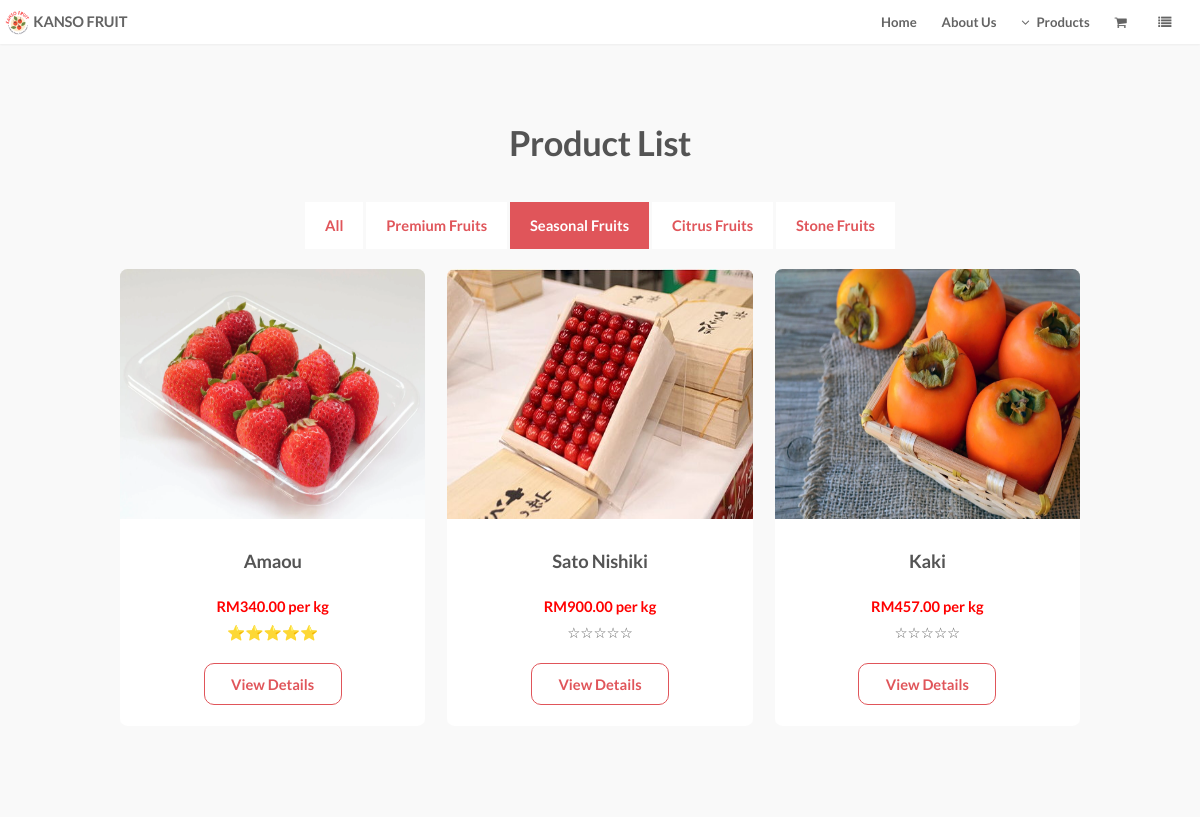
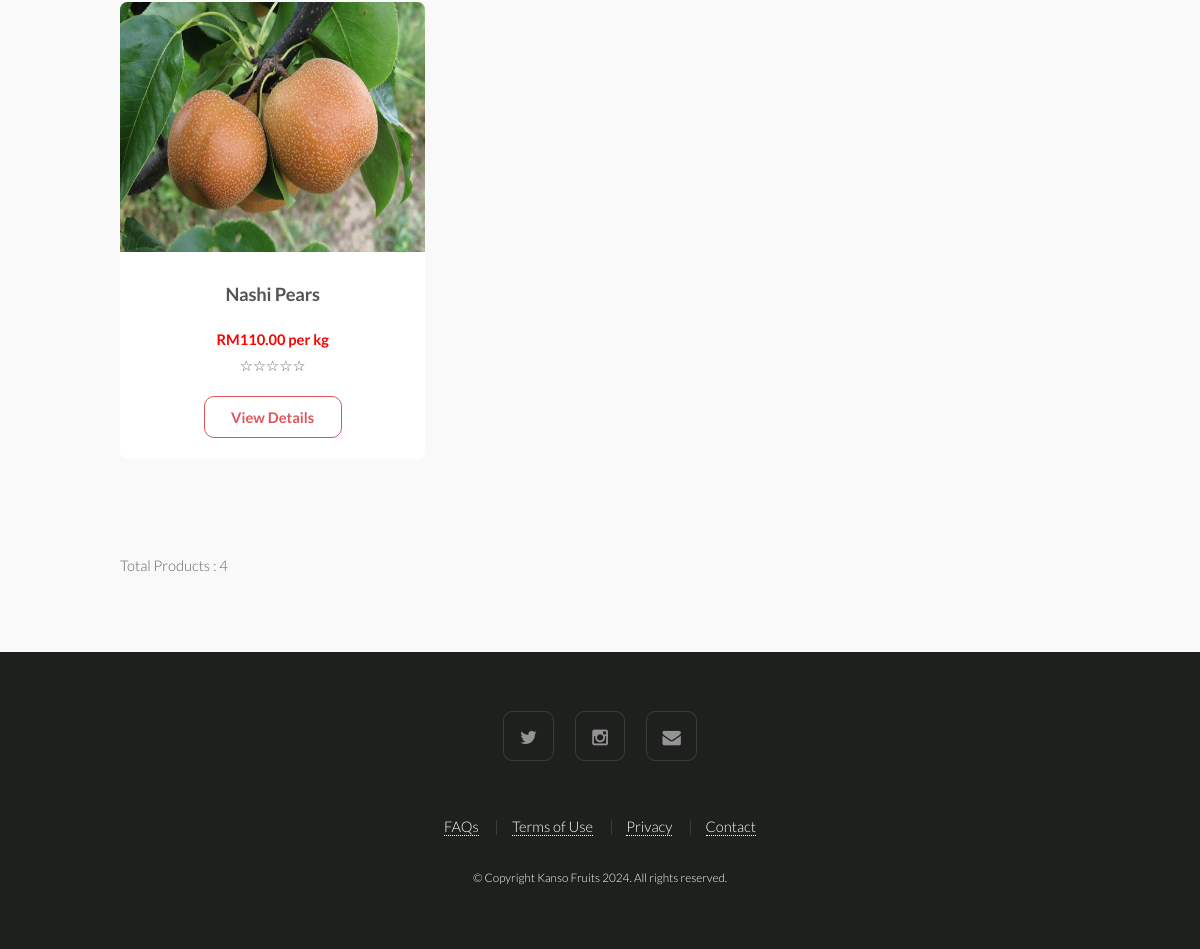
Page /customer_view_product_list2.php (signed in) on the committed database (2 pictures, top to bottom).
### tables this page shows
CREATE TABLE `producttbl` (
  `product_id` int(11) NOT NULL,
  `product_name` varchar(200) NOT NULL,
  `product_description` text NOT NULL,
  `product_price` decimal(10,2) NOT NULL,
  `product_stock_level` int(5) NOT NULL,
  `product_date_created` date NOT NULL,
  `product_image` varchar(150) NOT NULL,
  `category_id` int(11) NOT NULL
);

### customer_view_product_list2.php (the view, shortened to what this page needs)
<?php
include("config.php");
?>
<!DOCTYPE HTML>
<html>
	<head>
	</head>
	<body>
			<header id="header" class="skel-layers-fixed">
				<div id="logo"><a href="index.html" style="text-decoration:none; outline:none; border:none;"><img src="images/logo.png" title="Kanso Fruits" alt="Kanso Fruits Logo"/></a></div>
				<h1><a href="index.html"> KANSO FRUIT</a></h1>
				<nav id="nav">
					<ul>
						<li><a href="index.php">Home</a></li>
						<li><a href="about_us.php">About Us</a></li>
						<li>
							<a href="" class="icon fa-angle-down">Products</a>
						</li>
						<li><a href="customer_view_cart.php" class="icon fa-shopping-cart"></a></li>
						<li>
							<a href="" class="icon fa-list"></a>
						</li>
					</ul>
				</nav>
			</header>
			<section id="three" class="wrapper style1">
			<div class="container">
					<header class="major">
						<h2>Product List</h2>
					</header>
					<p class="productlink">
						<a href="customer_view_product_list.php">All</a>
						<a href="customer_view_product_list1.php">Premium Fruits</a>
						<span style="background-color:#e0555a; color:#fff; font-weight:bold; padding:15px 20px; cursor:pointer;">Seasonal Fruits</span>
						<a href="customer_view_product_list3.php">Citrus Fruits</a>
						<a href="customer_view_product_list4.php">Stone Fruits</a>
					</p>
					<div class="row">
					<?php
					$get_product_list = mysqli_query($conn,"select * from producttbl,categorytbl WHERE producttbl.category_id = categorytbl.category_id AND categorytbl.category_id='3'");
					$count = mysqli_num_rows($get_product_list);
					while($prod_rec = mysqli_fetch_assoc($get_product_list))
					{
						if ($prod_rec["product_image"] == "None")
							{
								$filename = "product_image/default.png";
							}
							else
							{
								$filename = "product_image/".$prod_rec["product_image"];
							}
						$pid = $prod_rec["product_id"];
						$get_average = mysqli_query ($conn, "select avg(item_rating) as average_rating from itemtbl where product_id =$pid AND item_rating !=0");
						$rec = mysqli_fetch_assoc ($get_average);
						echo "<div class='product1'>";
							echo "<article class='box post'>";
								echo "<img src='".$filename."' class='image fit'>";
								echo "<h3>".$prod_rec['product_name']. "</h3>";
								echo "<p>";
								echo "<span style='color:red; font-weight:bold;'>RM".$prod_rec['product_price']." per kg</span>";
								echo "<br>";
								for ($x = 1; $x <=5 ; $x++)
								{
									if ($x <= number_format($rec["average_rating"],0))
									{
										echo "&#11088;";
									}
									else
									{
										echo "&#9734;";
									}
								}
								echo "<br><br>";
								echo "<a href='customer_view_product_detail.php?view_pk=".$prod_rec['product_id']."'>View Details</a>";
								echo "</p>";
							echo "</article>";
						echo "</div>";
					}
					?>
					</div>
				<?php
					echo "<p>Total Products : ".$count. "</p>";
				?>
				</div>
			</section>
			<footer id="footer">
				<ul class="icons">
					<li><a href="https://x.com/KansoFruit123" target="_blank" class="icon fa-twitter"><span class="label">Twitter</span></a></li>
					<li><a href="https://www.instagram.com/kansofruit/" target="_blank" class="icon fa-instagram"><span class="label">Instagram</span></a></li>
					<li><a href="mailto:kansofruit@gmail.com" class="icon fa-envelope"><span class="label">Envelope</span></a></li>
				</ul>
				<ul class="menu">
					<li><a href="faqs.php">FAQs</a></li>
					<li><a href="terms_of_use.php">Terms of Use</a></li>
					<li><a href="privacy_policy.php">Privacy</a></li>
					<li><a href="contactus.php">Contact</a></li>
				</ul>
				<span class="copyright">
					&copy; Copyright Kanso Fruits 2024. All rights reserved.
				</span>
			</footer>
	</body>
</html>

### css/style-xlarge.css (style rules this page uses)
body, input, select, textarea { font-size: 12pt; }

### css/style-large.css (style rules this page uses)
body, input, select, textarea { font-size: 11pt; }

### customer_view_product_list2.php (style rules this page uses)
.product1 { width:33.3333333333%; height:550px; }
.product1 img { width:100%; height:250px; }
.product1 a { text-decoration:none; outline:none; padding:0.8em 1.8em; border:1px solid #e0555a; border-radius:10px; font-weight:bold; }
p.productlink { text-align:center; margin:0px 0px 20px 0px; padding:10px; }
p.productlink a { font-weight:bold; padding:15px 20px; color:#e0555a; background-color:#fff; text-decoration:none; outline:none; border:none; }

### rows in the picture
producttbl: product_image (picture), product_name "Amaou", product_price "340.00"
producttbl: product_image (picture), product_name "Sato Nishiki", product_price "900.00"
producttbl: product_image (picture), product_name "Kaki", product_price "457.00"
producttbl: product_image (picture), product_name "Nashi Pears", product_price "110.00"

### other values in the picture
$count "4"
